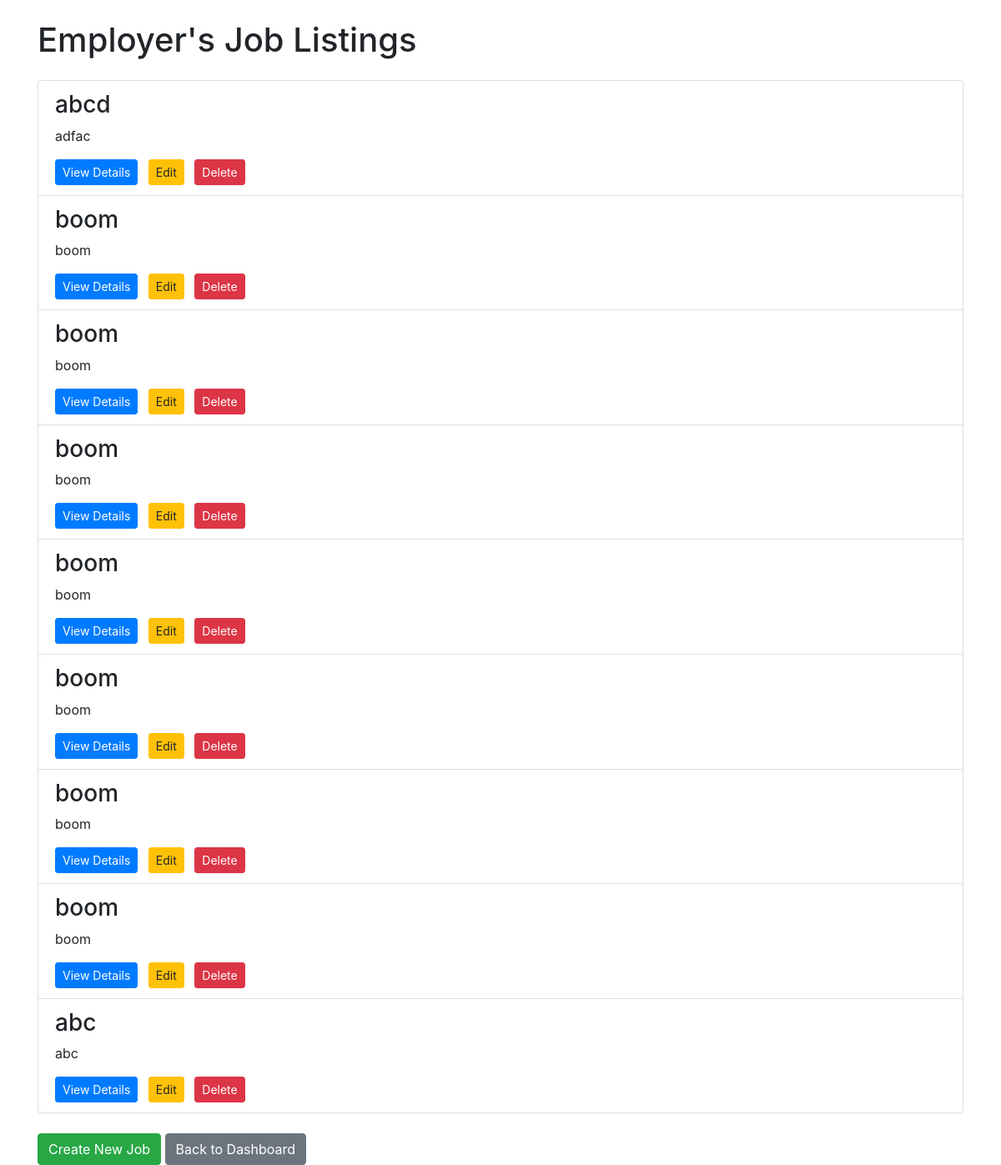
Page /job-listings/ (signed in) on the committed database.
### job_management/models.py (models this page shows, shortened)
class Job(models.Model):
    employer = models.ForeignKey(EmployerProfile, on_delete=models.CASCADE)
    title = models.CharField(max_length=100)
    description = models.TextField()
    requirements = models.TextField()
    application_deadline = models.DateField()

### user_management/views.py (the view)
# urls.py: path('job-listings/', views.job_listing_page, name='job_listing_page'),
@login_required(login_url='employer_login')
def job_listing_page(request):
    employer = EmployerProfile.objects.get(user_id=request.user)
    job_listings = Job.objects.filter(employer=employer)
    context = {
        'job_listings': job_listings
    }
    return render(request, 'employer_job_listings.html', context)

### user_management/custom_auth.py (called while the page is built)
    def get_user(self, user_id):
        User = get_user_model()
        try:
            return User.objects.get(pk=user_id)
        except User.DoesNotExist:
            return None

### user_management/templates/employer_job_listings.html (shortened to what this page needs)
<!DOCTYPE html>
<html>
<head>
    <link rel="stylesheet" href="https://stackpath.bootstrapcdn.com/bootstrap/4.5.0/css/bootstrap.min.css">
</head>
<body>
    <div class="container">
        <h1 class="mt-4">Employer's Job Listings</h1>
        <div class="mt-4">
            <ul class="list-group">
                {% for job in job_listings %}
                    <li class="list-group-item">
                        <h3>{{ job.title }}</h3>
                        <p>{{ job.description }}</p>
                        <a href="{% url 'job_detail' job.id %}" class="btn btn-primary btn-sm mr-2">View Details</a>
                        <a href="{% url 'edit_job' job.id %}" class="btn btn-warning btn-sm mr-2">Edit</a>
                        <a href="{% url 'delete_job' job.id %}" class="btn btn-danger btn-sm">Delete</a>
                    </li>
                {% empty %}
                    <p class="mt-4">No job listings available.</p>
                {% endfor %}
            </ul>
        </div>
        <div class="mt-4">
            <a href="{% url 'create_job' %}" class="btn btn-success">Create New Job</a>
            <a href="{% url 'employer_dashboard' %}" class="btn btn-secondary">Back to Dashboard</a>
        </div>
    </div>
</body>
</html>

### rows in the picture
Job: title "abcd", description "adfac"
Job: title "boom", description "boom"
Job: title "boom", description "boom"
Job: title "boom", description "boom"
Job: title "boom", description "boom"
Job: title "boom", description "boom"
Job: title "boom", description "boom"
Job: title "boom", description "boom"
Job: title "abc", description "abc"
